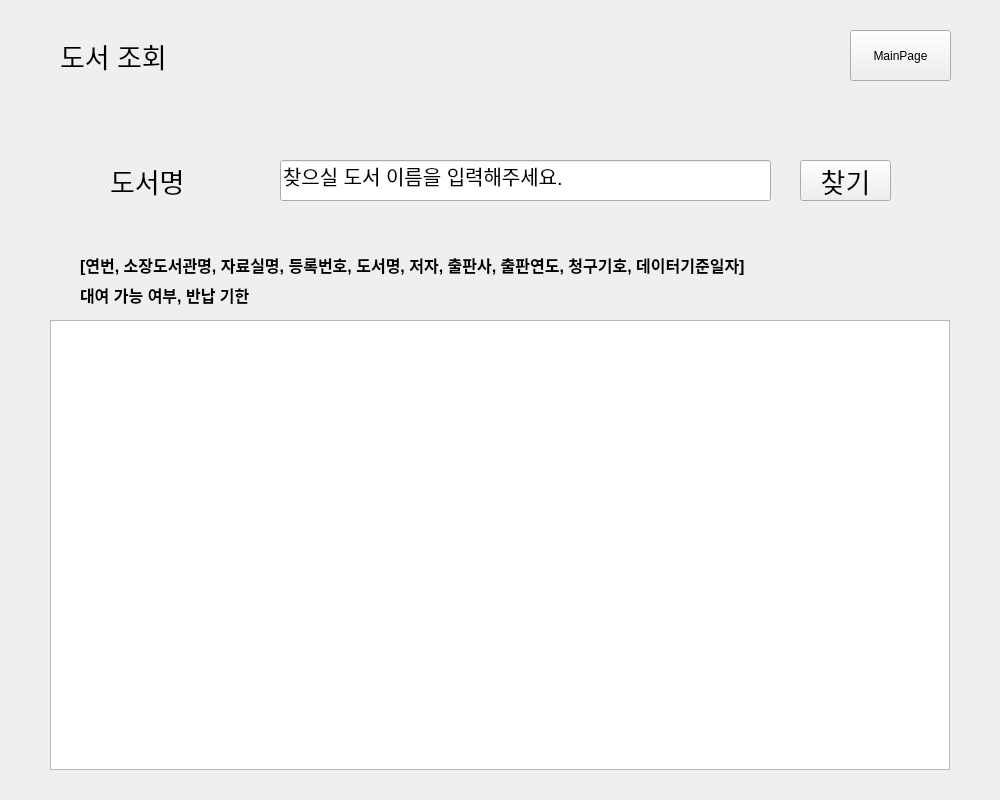
<?xml version="1.0" encoding="UTF-8"?>
<ui version="4.0">
 <class>Form</class>
 <widget class="QWidget" name="Form">
  <property name="geometry">
   <rect>
    <x>0</x>
    <y>0</y>
    <width>1000</width>
    <height>800</height>
   </rect>
  </property>
  <property name="font">
   <font>
    <weight>50</weight>
    <bold>false</bold>
   </font>
  </property>
  <property name="windowTitle">
   <string>Form</string>
  </property>
  <widget class="QLabel" name="label_3">
   <property name="geometry">
    <rect>
     <x>80</x>
     <y>250</y>
     <width>800</width>
     <height>30</height>
    </rect>
   </property>
   <property name="font">
    <font>
     <pointsize>12</pointsize>
     <weight>75</weight>
     <bold>true</bold>
    </font>
   </property>
   <property name="text">
    <string>[연번, 소장도서관명, 자료실명, 등록번호, 도서명, 저자, 출판사, 출판연도, 청구기호, 데이터기준일자]</string>
   </property>
  </widget>
  <widget class="QLineEdit" name="Find">
   <property name="geometry">
    <rect>
     <x>280</x>
     <y>160</y>
     <width>491</width>
     <height>41</height>
    </rect>
   </property>
   <property name="font">
    <font>
     <pointsize>15</pointsize>
    </font>
   </property>
   <property name="text">
    <string>찾으실 도서 이름을 입력해주세요.</string>
   </property>
  </widget>
  <widget class="QPushButton" name="Search">
   <property name="geometry">
    <rect>
     <x>800</x>
     <y>160</y>
     <width>91</width>
     <height>41</height>
    </rect>
   </property>
   <property name="font">
    <font>
     <pointsize>20</pointsize>
    </font>
   </property>
   <property name="text">
    <string>찾기</string>
   </property>
  </widget>
  <widget class="QLabel" name="label">
   <property name="geometry">
    <rect>
     <x>60</x>
     <y>30</y>
     <width>131</width>
     <height>51</height>
    </rect>
   </property>
   <property name="font">
    <font>
     <pointsize>20</pointsize>
    </font>
   </property>
   <property name="text">
    <string>도서 조회</string>
   </property>
  </widget>
  <widget class="QTextBrowser" name="Found">
   <property name="geometry">
    <rect>
     <x>50</x>
     <y>320</y>
     <width>900</width>
     <height>450</height>
    </rect>
   </property>
   <property name="font">
    <font>
     <pointsize>15</pointsize>
     <weight>75</weight>
     <bold>true</bold>
    </font>
   </property>
  </widget>
  <widget class="QLabel" name="label_2">
   <property name="geometry">
    <rect>
     <x>110</x>
     <y>160</y>
     <width>131</width>
     <height>41</height>
    </rect>
   </property>
   <property name="font">
    <font>
     <pointsize>20</pointsize>
    </font>
   </property>
   <property name="text">
    <string>도서명</string>
   </property>
  </widget>
  <widget class="QPushButton" name="pushButton">
   <property name="geometry">
    <rect>
     <x>850</x>
     <y>30</y>
     <width>101</width>
     <height>51</height>
    </rect>
   </property>
   <property name="text">
    <string>MainPage</string>
   </property>
  </widget>
  <widget class="QLabel" name="label_4">
   <property name="geometry">
    <rect>
     <x>80</x>
     <y>280</y>
     <width>200</width>
     <height>30</height>
    </rect>
   </property>
   <property name="font">
    <font>
     <pointsize>12</pointsize>
     <weight>75</weight>
     <bold>true</bold>
    </font>
   </property>
   <property name="text">
    <string>대여 가능 여부, 반납 기한</string>
   </property>
  </widget>
 </widget>
 <resources/>
 <connections/>
</ui>
